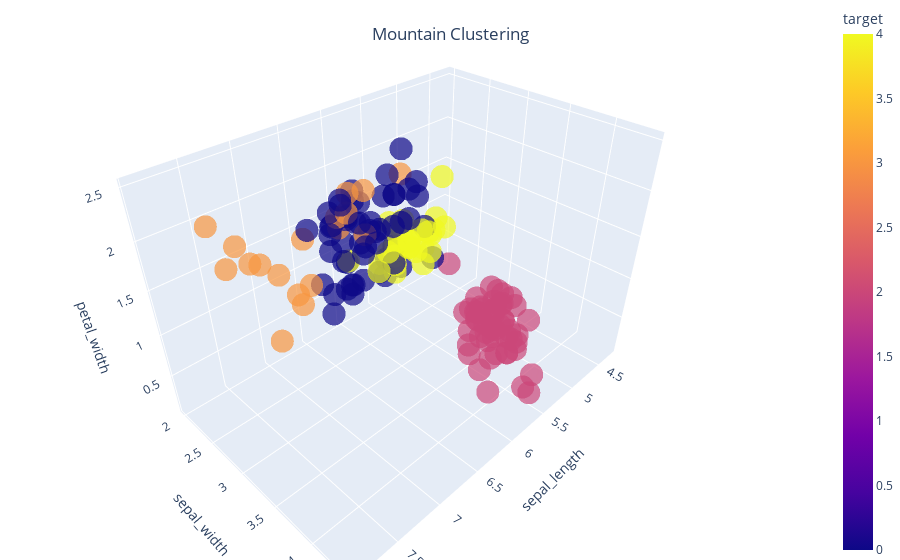

Notebook code cell kept with this figure:
### Markdown cell above
#### Fit algorithms

### Code cell
mountain_clustering = MountainClustering(number_of_clusters=5,
                                        number_of_partitions=10,
                                        distance_metric='euclidean',
                                        sigma_squared=1,
                                        beta_squared=1.5)

mountain_clustering.fit(feature_matrix)

cluster_assignments = mountain_clustering.transform()

plot3d_iris_dataset(feature_matrix, cluster_assignments, 'Mountain Clustering')

### Figure 1 — Plotly figure (JSON) as saved in the notebook; plotly's stock layout.template omitted (floating-point values rounded to 4 significant figures; data arrays with more than 128 entries replaced by an {"elided": "..."} marker saying what was removed)
{"data": [{"hovertemplate": "sepal_length=%{x}<br>sepal_width=%{y}<br>petal_width=%{z}<br>target=%{marker.color}<extra></extra>", "legendgroup": "", "marker": {"color": {"elided": "150 int values"}, "coloraxis": "coloraxis", "opacity": 0.7, "symbol": "circle"}, "mode": "markers", "name": "", "scene": "scene", "showlegend": false, "type": "scatter3d", "x": {"elided": "150 float values"}, "y": {"elided": "150 float values"}, "z": {"elided": "150 float values"}}], "layout": {"coloraxis": {"colorbar": {"title": {"text": "target"}}, "colorscale": [[0, "#0d0887"], [0.1111, "#46039f"], [0.2222, "#7201a8"], [0.3333, "#9c179e"], [0.4444, "#bd3786"], [0.5556, "#d8576b"], [0.6667, "#ed7953"], [0.7778, "#fb9f3a"], [0.8889, "#fdca26"], [1, "#f0f921"]]}, "legend": {"tracegroupgap": 0}, "margin": {"b": 0, "l": 0, "r": 0, "t": 0}, "scene": {"domain": {"x": [0, 1], "y": [0, 1]}, "xaxis": {"title": {"text": "sepal_length"}}, "yaxis": {"title": {"text": "sepal_width"}}, "zaxis": {"title": {"text": "petal_width"}}}, "title": {"text": "Mountain Clustering", "x": 0.5, "xanchor": "center", "y": 0.95, "yanchor": "top"}}}
